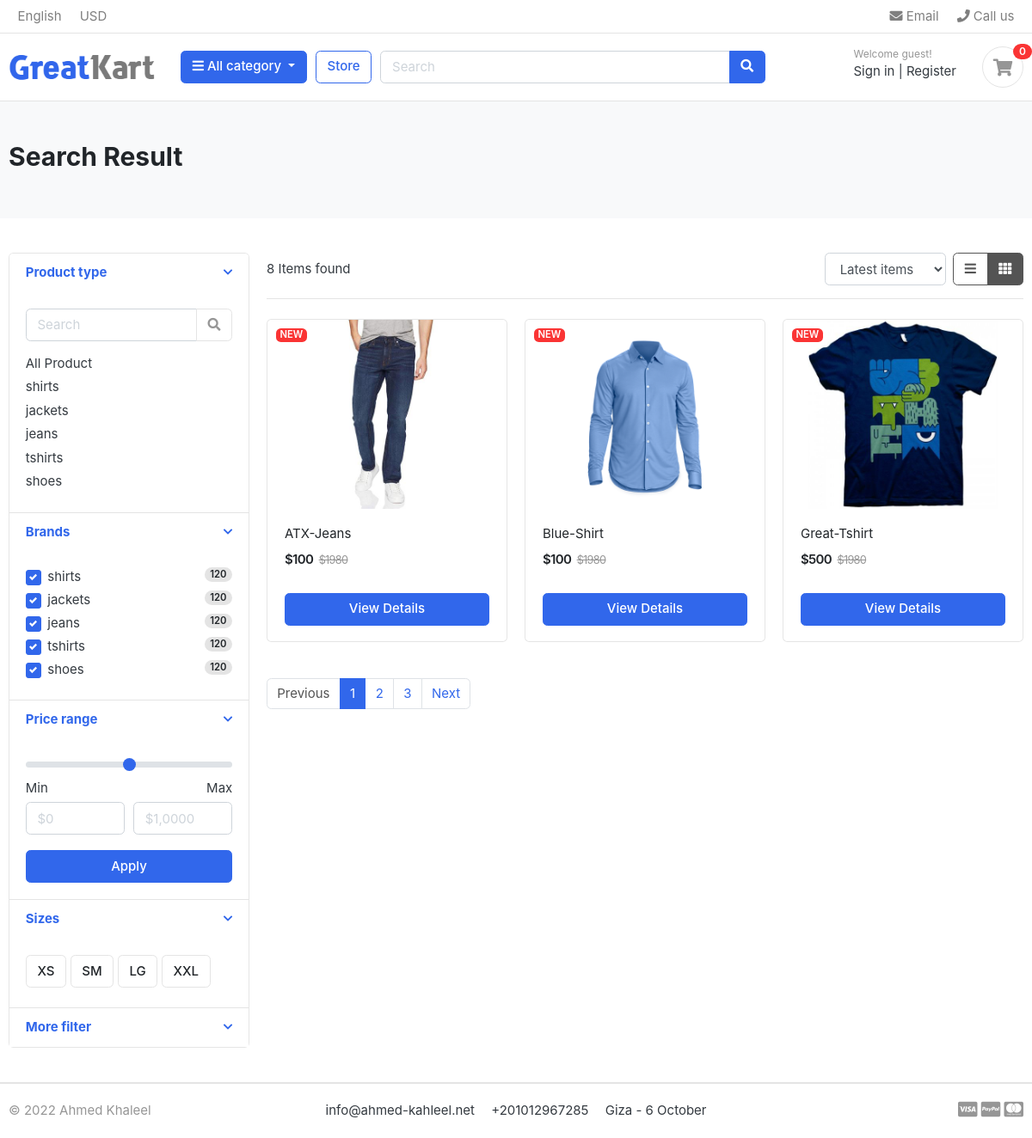
/store/, run on the app's committed database.
### category/models.py (models this page shows, shortened)
class Category(models.Model):
    category_name = models.CharField(max_length=50, unique=True)
    slug = models.SlugField(max_length=100, unique=True)
    description = models.TextField(max_length=255, blank=True)
    cat_image = models.ImageField(upload_to='photos/categories', blank=True)
    class Meta:
        verbose_name = 'category'
        verbose_name_plural = 'categories'
    def get_url(self):
        return reverse('products_by_category', args=[self.slug])

### store/models.py (models this page shows, shortened)
class Product(models.Model):
    product_name = models.CharField(max_length=200, unique=True)
    slug = models.SlugField(max_length=200, unique=True)
    description = models.TextField(max_length=500, blank=True)
    price = models.IntegerField()
    images = models.ImageField(upload_to='photos/products')
    stock = models.IntegerField()
    is_available = models.BooleanField(default=True)
    category = models.ForeignKey(Category, on_delete=models.CASCADE)
    created_date = models.DateTimeField(auto_now_add=True)
    modified_date = models.DateTimeField(auto_now=True)
    def get_url(self):
        return reverse('product_detail', args=[self.category.slug, self.slug])

### store/views.py (the view)
# urls.py: path('store/', include('store.urls')),
def store(request, category_slug=None):
    categories = None
    products = None
    if category_slug is not None:
        categories = get_object_or_404(Category, slug=category_slug)
        products = Product.objects.filter(category=categories, is_available=True)
        paginator = Paginator(products, 1)
        page = request.GET.get('page')
        paged_products = paginator.get_page(page)
        products_count = products.count()
    else:
        products = Product.objects.all().filter(is_available=True).order_by('id')
        paginator = Paginator(products, 3)
        page = request.GET.get('page')
        paged_products = paginator.get_page(page)
        products_count = products.count()
    context = {
        'products': paged_products,
        'products_count': products_count,
    }
    return render(request, 'store/store.html', context)

### carts/context_processors.py (called while the page is built)
def counter(request):
    cart_count = 0
    if 'admin' in request.path:
        return {}
    else:
        try:
            cart = Cart.objects.filter(cart_id=_cart_id(request))
            cart_items = CartItem.objects.all().filter(cart=cart[:1])
            for cart_item in cart_items:
                cart_count += cart_item.quantity
        except Cart.DoesNotExist:
            cart_count = 0
    return dict(cart_count=cart_count)

### carts/views.py (called while the page is built)
def _cart_id(request):
    cart = request.session.session_key
    if not cart:
        cart = request.session.create()
    return cart

### category/context_processors.py (called while the page is built)
def menu_links(request):
    links = Category.objects.all()
    return dict(links=links)

### templates/store/store.html (shortened to what this page needs)
{% extends 'base.html' %}
{% load static %}
{% block content %}
<section class="section-pagetop bg">
<div class="container">
	{% if 'store' in request.path %}
		<h2 class="title-page">Search Result</h2>
	{% else %}
		<h2 class="title-page">Our Store</h2>
	{% endif %}
</div>
</section>
<section class="section-content padding-y">
<div class="container">
<div class="row">
	<aside class="col-md-3">
<div class="card">
	<article class="filter-group">
		<header class="card-header">
			<a href="#" data-toggle="collapse" data-target="#collapse_1" aria-expanded="true" class="">
				<i class="icon-control fa fa-chevron-down"></i>
				<h6 class="title">Product type</h6>
			</a>
		</header>
		<div class="filter-content collapse show" id="collapse_1" style="">
			<div class="card-body">
				<form class="pb-3">
				<div class="input-group">
				  <input type="text" class="form-control" placeholder="Search">
				  <div class="input-group-append">
				    <button class="btn btn-light" type="button"><i class="fa fa-search"></i></button>
				  </div>
				</div>
				</form>
				<ul class="list-menu">
					<li><a href="{% url 'store' %}">All Product</a></li>
					{% for category in links %}
				<li><a href="{{category.get_url}}">{{category.category_name}}</a></li>
					{% endfor %}
				</ul>
			</div>
		</div>
	</article>
	<article class="filter-group">
		<header class="card-header">
			<a href="#" data-toggle="collapse" data-target="#collapse_2" aria-expanded="true" class="">
				<i class="icon-control fa fa-chevron-down"></i>
				<h6 class="title">Brands </h6>
			</a>
		</header>
		<div class="filter-content collapse show" id="collapse_2" style="">
			<div class="card-body">
				{% for category in links %}
				<label class="custom-control custom-checkbox">
				  <div class="custom-control-label">{{category.category_name}}
				  	<b class="badge badge-pill badge-light float-right">120</b>  </div>
				</label>
				{% endfor %}
	</div>
		</div>
	</article>
	<article class="filter-group">
		<header class="card-header">
			<a href="#" data-toggle="collapse" data-target="#collapse_3" aria-expanded="true" class="">
				<i class="icon-control fa fa-chevron-down"></i>
				<h6 class="title">Price range </h6>
			</a>
		</header>
		<div class="filter-content collapse show" id="collapse_3" style="">
			<div class="card-body">
				<input type="range" class="custom-range" min="0" max="100" name="">
				<div class="form-row">
				<div class="form-group col-md-6">
				  <label>Min</label>
				  <input class="form-control" placeholder="$0" type="number">
				</div>
				<div class="form-group text-right col-md-6">
				  <label>Max</label>
				  <input class="form-control" placeholder="$1,0000" type="number">
				</div>
				</div>
				<button class="btn btn-block btn-primary">Apply</button>
			</div>
		</div>
	</article>
	<article class="filter-group">
		<header class="card-header">
			<a href="#" data-toggle="collapse" data-target="#collapse_4" aria-expanded="true" class="">
				<i class="icon-control fa fa-chevron-down"></i>
				<h6 class="title">Sizes </h6>
			</a>
		</header>
		<div class="filter-content collapse show" id="collapse_4" style="">
			<div class="card-body">
			  <label class="checkbox-btn">
			    <span class="btn btn-light"> XS </span>
			  </label>
			  <label class="checkbox-btn">
			    <span class="btn btn-light"> SM </span>
			  </label>
			  <label class="checkbox-btn">
			    <span class="btn btn-light"> LG </span>
			  </label>
			  <label class="checkbox-btn">
			    <span class="btn btn-light"> XXL </span>
			  </label>
		</div>
		</div>
	</article>
	<article class="filter-group">
		<header class="card-header">
			<a href="#" data-toggle="collapse" data-target="#collapse_5" aria-expanded="false" class="">
				<i class="icon-control fa fa-chevron-down"></i>
				<h6 class="title">More filter </h6>
			</a>
		</header>
	</article>
</div>
	</aside>
	<main class="col-md-9">
<header class="border-bottom mb-4 pb-3">
		<div class="form-inline">
			<span class="mr-md-auto">{{products_count}} Items found </span>
			<select class="mr-2 form-control">
				<option>Latest items</option>
			</select>
			<div class="btn-group">
				<a href="#" class="btn btn-outline-secondary" data-toggle="tooltip" title="List view">
					<i class="fa fa-bars"></i></a>
				<a href="#" class="btn  btn-outline-secondary active" data-toggle="tooltip" title="Grid view">
					<i class="fa fa-th"></i></a>
			</div>
		</div>
</header>
<div class="row">
	{% if products %}
		{% for product in products %}
		<div class="col-md-4">
			<figure class="card card-product-grid">
				<div class="img-wrap">
					<span class="badge badge-danger"> NEW </span>
					<a href="{{ product.get_url}}"><img src="{{product.images.url}}"></a>
				</div>
				<figcaption class="info-wrap">
					<div class="fix-height">
						<a href="{{product.get_url}}" class="title">{{product.product_name}}</a>
						<div class="price-wrap mt-2">
							<span class="price">${{product.price}}</span>
							<del class="price-old">$1980</del>
						</div>
					</div>
					<a href="{{ product.get_url }}" class="btn btn-block btn-primary">View Details </a>
				</figcaption>
			</figure>
		</div>
		{% endfor %}
	{% else %}
		<div> No result found . please try again later </div>
	{% endif %}
</div>
<nav class="mt-4" aria-label="Page navigation sample">
	{% if products.has_other_pages %}
		<ul class="pagination">
			{% if products.has_previous %}
				<li class="page-item "><a class="page-link" href="?page={{ products.previous_page_number}}">Previous</a></li>
			{% else %}
				<li class="page-item disabled"><a class="page-link" href="#">Previous</a></li>
			{% endif %}
			{% for i in products.paginator.page_range %}
				{% if products.number == i %}
					<li class="page-item active"><a class="page-link" href="#">{{i}}</a></li>
				{% else %}
					<li class="page-item"><a class="page-link" href="?page={{i}}">{{i}}</a></li>
				{% endif %}
			{% endfor %}
			{% if products.has_next %}
				<li class="page-item"><a class="page-link" href="?page={{ products.next_page_number}}">Next</a></li>
			{% else %}
				<li class="page-item disabled"><a class="page-link" href="#">Next</a></li>
			{% endif %}
	  	</ul>
	{%  endif %}
</nav>
	</main>
</div>
</div>
</section>
{% endblock %}

### greatkart/static/css/ui.css (style rules this page uses)
html { font-family: "Inter", sans-serif; font-size: 15px; }
.img-wrap { text-align: center; display: block; }
.img-wrap img { max-width: 100%; }
.price-wrap { letter-spacing: -0.7px; }
.padding-y { padding-top: 40px; padding-bottom: 40px; }
figure { margin-bottom: 0; }
article:after, .form-group:after { display: block; clear: both; content: ""; }
.bg { background-color: #f8f9fa; }
.title-page { color: #212529; }
.btn-light { background-color: #fff; border-color: #e4e4e4; }
.btn-light i { color: #969696; }
[class*=list-] li:after { visibility: hidden; display: block; content: ""; overflow: hidden; height: 0; clear: both; }
.list-menu { list-style: none; margin: 0; padding-left: 0; }
.list-menu li { margin-bottom: 5px; }
.list-menu a { color: #343a40; }
[class*=card-product] a.title { color: #212529; display: block; }
[class*=card-product] .badge { top: 10px; left: 10px; position: absolute; }
[class*=card-product] .img-wrap { overflow: hidden; position: relative; }
[class*=card-product] .img-wrap img { height: 100%; max-width: 100%; width: auto; display: inline-block; -o-object-fit: cover; object-fit: cover; }
.card-product-grid { margin-bottom: 20px; }
.card-product-grid .img-wrap { border-radius: 0.2rem 0.2rem 0 0; height: 220px; }
.card-product-grid .info-wrap { overflow: hidden; padding: 18px 20px; }
.card-product-grid .fix-height { height: 80px; overflow: hidden; }
.card .img-wrap { overflow: hidden; }
.price { font-weight: 600; color: #212529; }
.price-old { color: #969696; margin-left: 3px; font-size: 85%; }
.icon-control { margin-top: 5px; float: right; font-size: 80%; }
.card-header .title { margin-bottom: 0; line-height: 1.5; }
.filter-group { border-bottom: 1px solid #e4e4e4; }
.filter-group .card-header { border-bottom: 0; }
.filter-group:last-child { border-bottom: 0; }
.checkbox-btn { position: relative; }
.section-pagetop { padding: 45px 0; }

### data on the page
Category: category_name "shirts"
Category: category_name "jackets"
Category: category_name "jeans"
Category: category_name "tshirts"
Category: category_name "shoes"
Product: images (picture), product_name "ATX-Jeans", price "100"
Product: images (picture), product_name "Blue-Shirt", price "100"
Product: images (picture), product_name "Great-Tshirt", price "500"

### other printed values
{{ cart_count }} "0"
{{ products_count }} "8"
{{ i }} "1"
{{ i }} "2" "3"
